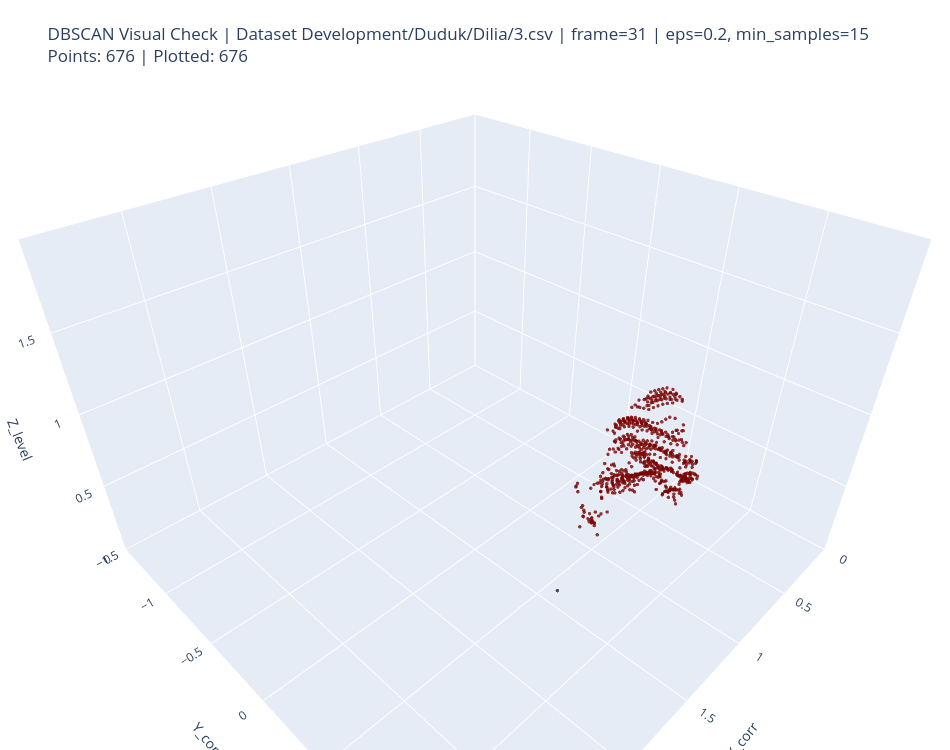

The notebook cell saved with this chart:
### Code cell
# Cell 14 - Optional visualisasi sample cluster 3D

try:
    import plotly.graph_objects as go
    PLOTLY_AVAILABLE = True
except ImportError:
    PLOTLY_AVAILABLE = False
    print("Plotly belum tersedia. Install dengan: pip install plotly")


def run_dbscan_for_visual(frame_df: pd.DataFrame, eps: float, min_samples: int):
    """
    Apply cleaning dan DBSCAN untuk visualisasi satu frame.
    Mengembalikan dataframe dengan kolom dbscan_label.
    """
    frame_clean, cleaning_metrics = clean_degenerate_points(frame_df)

    if len(frame_clean) == 0:
        frame_clean["dbscan_label"] = []
        return frame_clean, cleaning_metrics

    if len(frame_clean) < min_samples:
        frame_clean = frame_clean.copy()
        frame_clean["dbscan_label"] = -1
        return frame_clean, cleaning_metrics

    X_feat = frame_clean[DBSCAN_FEATURES].to_numpy(dtype=float)
    labels = DBSCAN(eps=eps, min_samples=min_samples).fit_predict(X_feat)

    frame_clean = frame_clean.copy()
    frame_clean["dbscan_label"] = labels

    return frame_clean, cleaning_metrics


def plot_dbscan_frame_3d(frame_labeled: pd.DataFrame, title: str, max_points=12000):
    if not PLOTLY_AVAILABLE:
        print("Plotly not available.")
        return

    if frame_labeled is None or len(frame_labeled) == 0:
        print("No data to plot.")
        return

    if len(frame_labeled) > max_points:
        plot_df = frame_labeled.sample(max_points, random_state=42)
    else:
        plot_df = frame_labeled.copy()

    labels = plot_df["dbscan_label"].astype(str)

    fig = go.Figure()

    fig.add_trace(
        go.Scatter3d(
            x=plot_df["X_corr"],
            y=plot_df["Y_corr"],
            z=plot_df["Z_level"],
            mode="markers",
            marker=dict(
                size=2,
                color=plot_df["dbscan_label"],
                colorscale="Turbo",
                opacity=0.8,
            ),
            text=labels,
            name="DBSCAN labels",
        )
    )

    fig.update_layout(
        title=f"{title}<br>Points: {len(frame_labeled):,} | Plotted: {len(plot_df):,}",
        scene=dict(
            xaxis=dict(title="X_corr", range=[ROI_X_MIN, ROI_X_MAX]),
            yaxis=dict(title="Y_corr", range=[ROI_Y_MIN, ROI_Y_MAX]),
            zaxis=dict(title="Z_level", range=[ROI_Z_MIN, ROI_Z_MAX]),
            aspectmode="manual",
            aspectratio=dict(x=1.5, y=1.5, z=1.0),
        ),
        width=950,
        height=750,
        margin=dict(l=0, r=0, b=0, t=80),
    )

    fig.show()


# ============================================================
# GANTI BAGIAN INI UNTUK CEK VISUAL
# Contoh:
# CHECK_REL_PATH = "Dataset Development/Duduk/Dilia/3.csv"
# CHECK_FRAME_ID = 31
# ============================================================

CHECK_REL_PATH = "Dataset Development/Duduk/Dilia/3.csv"
CHECK_FRAME_ID = None  # isi frame_id tertentu, atau None untuk frame pertama yang tersedia

# Gunakan parameter recommended dari best_config
VIS_EPS = best_config["eps"]
VIS_MIN_SAMPLES = best_config["min_samples"]

check_path = DBSCAN_INPUT_DIR / CHECK_REL_PATH

print("===== VISUAL CHECK CONFIG =====")
print(f"Path        : {check_path}")
print(f"Exists      : {check_path.exists()}")
print(f"Frame ID    : {CHECK_FRAME_ID}")
print(f"eps         : {VIS_EPS}")
print(f"min_samples : {VIS_MIN_SAMPLES}")

if check_path.exists():
    check_df = pd.read_csv(check_path)

    if len(check_df) == 0:
        print("Selected file is empty.")
    else:
        available_frames = sorted(check_df["frame_id"].dropna().unique().tolist())

        if CHECK_FRAME_ID is None:
            selected_frame_id = available_frames[len(available_frames) // 2]
        else:
            selected_frame_id = CHECK_FRAME_ID

        frame_df = check_df[check_df["frame_id"] == selected_frame_id].copy()

        frame_labeled, cleaning_metrics = run_dbscan_for_visual(
            frame_df=frame_df,
            eps=VIS_EPS,
            min_samples=VIS_MIN_SAMPLES,
        )

        print("Cleaning metrics:", cleaning_metrics)
        print("Frame points before:", len(frame_df))
        print("Frame points after cleaning:", len(frame_labeled))

        if "dbscan_label" in frame_labeled.columns:
            print("DBSCAN label counts:")
            display(frame_labeled["dbscan_label"].value_counts().reset_index().rename(
                columns={"index": "dbscan_label", "dbscan_label": "count"}
            ))

        plot_dbscan_frame_3d(
            frame_labeled,
            title=f"DBSCAN Visual Check | {CHECK_REL_PATH} | frame={selected_frame_id} | eps={VIS_EPS}, min_samples={VIS_MIN_SAMPLES}",
        )

### Figure 1 — Plotly figure (JSON) as saved in the notebook; plotly's stock layout.template omitted (floating-point values rounded to 4 significant figures; data arrays with more than 128 entries replaced by an {"elided": "..."} marker saying what was removed)
{"data": [{"marker": {"color": {"elided": "676 int values"}, "colorscale": [[0, "#30123b"], [0.07143, "#4145ab"], [0.1429, "#4675ed"], [0.2143, "#39a2fc"], [0.2857, "#1bcfd4"], [0.3571, "#24eca6"], [0.4286, "#61fc6c"], [0.5, "#a4fc3b"], [0.5714, "#d1e834"], [0.6429, "#f3c63a"], [0.7143, "#fe9b2d"], [0.7857, "#f36315"], [0.8571, "#d93806"], [0.9286, "#b11901"], [1, "#7a0402"]], "opacity": 0.8, "size": 2}, "mode": "markers", "name": "DBSCAN labels", "text": {"elided": "676 str values"}, "type": "scatter3d", "x": {"elided": "676 float values"}, "y": {"elided": "676 float values"}, "z": {"elided": "676 float values"}}], "layout": {"height": 750, "margin": {"b": 0, "l": 0, "r": 0, "t": 80}, "scene": {"aspectmode": "manual", "aspectratio": {"x": 1.5, "y": 1.5, "z": 1}, "xaxis": {"range": [0, 3], "title": {"text": "X_corr"}}, "yaxis": {"range": [-1.5, 1.5], "title": {"text": "Y_corr"}}, "zaxis": {"range": [0, 2], "title": {"text": "Z_level"}}}, "title": {"text": "DBSCAN Visual Check | Dataset Development/Duduk/Dilia/3.csv | frame=31 | eps=0.2, min_samples=15<br>Points: 676 | Plotted: 676"}, "width": 950}}
